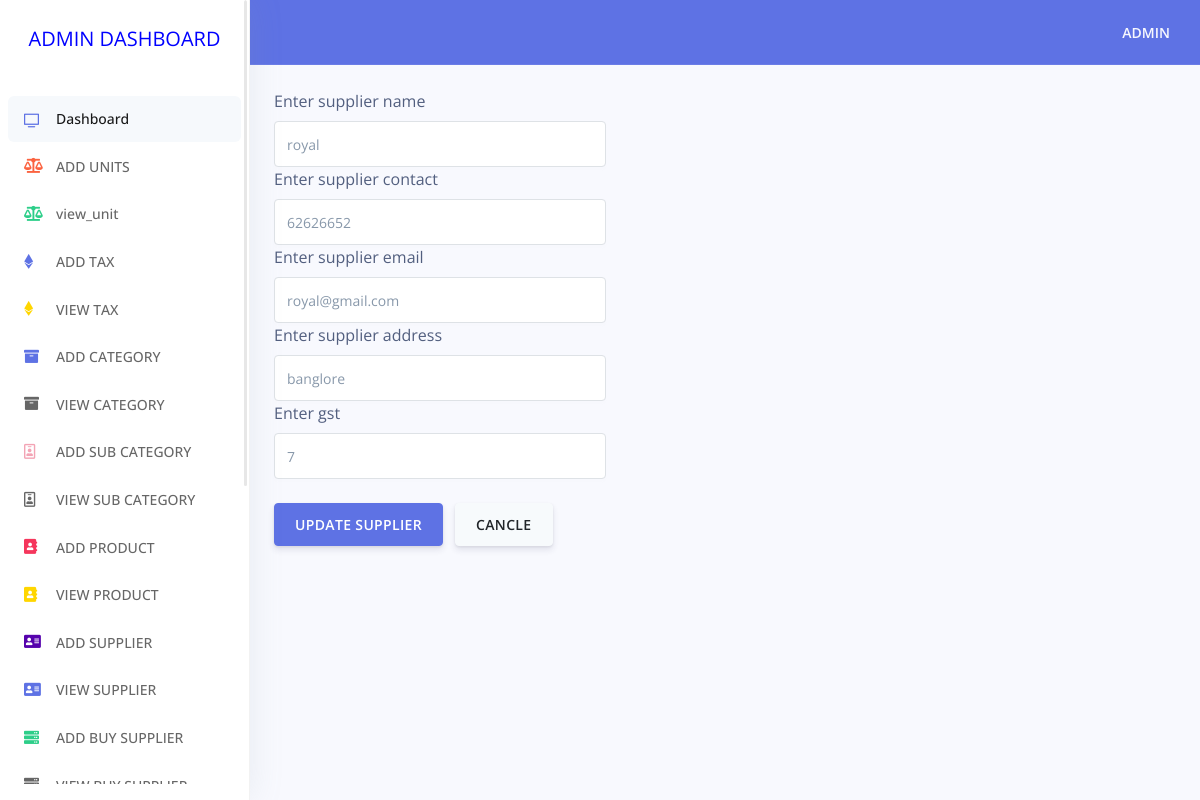
The app's page /admin/edit_supplier.php?supplier_id=11 with its own data.
### tables this page shows
CREATE TABLE `supplier_tbl` (
  `supplier_id` int(10) NOT NULL,
  `supplier_name` varchar(15) NOT NULL,
  `supplier_contact` varchar(13) NOT NULL,
  `supplier_email` varchar(20) NOT NULL,
  `supplier_address` varchar(40) NOT NULL,
  `gst` varchar(10) NOT NULL,
  `status` varchar(5) NOT NULL DEFAULT '0',
  `created_date` datetime NOT NULL DEFAULT CURRENT_TIMESTAMP,
  `inserted_by_id` varchar(10) NOT NULL DEFAULT 'pending',
  `updated_by_id` varchar(10) NOT NULL DEFAULT 'pending',
  `deleted_by_id` varchar(10) NOT NULL DEFAULT 'pending',
  `deleted` varchar(10) NOT NULL DEFAULT '0'
);

### admin/edit_supplier.php (the view, shortened to what this page needs)
<!DOCTYPE html>
<html>
<head>
	<link rel="stylesheet" href="https://cdn.jsdelivr.net/npm/bootstrap@4.5.3/dist/css/bootstrap.min.css">
	<?php
		include('includes/stylesheet.php');
	?>
</head>
<body>
<?php
		include('includes/sidenav.php');
?>
<div class="main-content" id="panel">
<?php
	include('includes/topnav.php');
?>
<?php
		include('dbconnect.php');
		$supplier_id = $_GET['supplier_id'];
		$query = " select * from supplier_tbl where deleted = '0' and status ='0' and supplier_id = '$supplier_id'";
		$query_res = $link->query($query);
	while($rows = mysqli_fetch_array($query_res))
	{
		$supplier_name = $rows['supplier_name'];
		$supplier_contact=$rows['supplier_contact'];
		$supplier_email=$rows['supplier_email'];
		$supplier_address=$rows['supplier_address'];
		$gst=$rows['gst'];
?>
			<div class="card-body" style="width:40%;">
				<div class="form-group">
					<form method="POST" action="update_supplier_process.php" >
    				<label>Enter  supplier name</label>
    				<input type="text" class="form-control"  name="supplier_name" value="<?php echo $supplier_name ; ?> " required />
    				<label>Enter  supplier contact</label>
    				<input type="text" class="form-control"  name="supplier_contact" value="<?php echo $supplier_contact ; ?> " required />
    				<label>Enter  supplier email</label>
    				<input type="text" class="form-control"  name="supplier_email" value="<?php echo $supplier_email ; ?> " required />
    				<label>Enter  supplier address</label>
    				<input type="text" class="form-control"  name="supplier_address" value="<?php echo $supplier_address ; ?> " required />
    				<label>Enter  gst</label>
    				<input type="text" class="form-control"  name="gst" value="<?php echo $gst ; ?> " required />
  				</div>
 					 <button type="submit" name="updatesupplier" class="btn btn-primary">UPDATE SUPPLIER</button>
 					 <a href="view_supplier.php" class="btn btn-secondary">CANCLE</a>
			</div>
<?php
}
?>
</div>
</body>
</html>

### records on screen
supplier_tbl: supplier_name "royal", supplier_contact "62626652", supplier_email "royal@gmail.com", supplier_address "banglore", gst "7"
